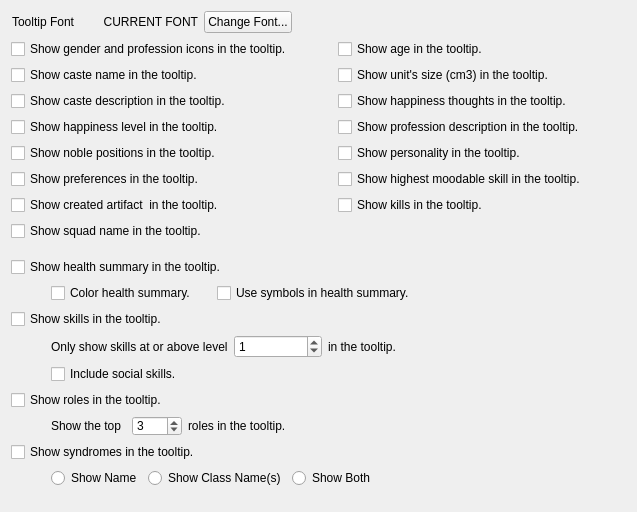
     <widget class="QWidget" name="tabTooltip">
      <attribute name="icon">
       <iconset resource="../resources.qrc">
        <normaloff>:/img/balloon-box.png</normaloff>:/img/balloon-box.png</iconset>
      </attribute>
      <attribute name="title">
       <string>Tooltip</string>
      </attribute>
      <layout class="QVBoxLayout" name="verticalLayout_4">
       <item>
        <layout class="QGridLayout" name="gridLayout">
         <item row="4" column="2">
          <widget class="QCheckBox" name="chk_show_prof">
           <property name="statusTip">
            <string>When checked, shows a description of the dwarf's profession.</string>
           </property>
           <property name="whatsThis">
            <string>When checked, shows a description of the dwarf's profession.</string>
           </property>
           <property name="text">
            <string>Show profession description in the tooltip.</string>
           </property>
          </widget>
         </item>
         <item row="5" column="2">
          <widget class="QCheckBox" name="chk_show_traits">
           <property name="statusTip">
            <string>When checked shows the personality traits, goals and personal beliefs.</string>
           </property>
           <property name="whatsThis">
            <string>When checked shows the personality traits, goals and personal beliefs.</string>
           </property>
           <property name="text">
            <string>Show personality in the tooltip.</string>
           </property>
          </widget>
         </item>
         <item row="6" column="2">
          <widget class="QCheckBox" name="chk_show_highest_mood">
           <property name="statusTip">
            <string>When checked, shows the highest moodable skill in the tooltip.</string>
           </property>
           <property name="text">
            <string>Show highest moodable skill in the tooltip.</string>
           </property>
          </widget>
         </item>
         <item row="1" column="0">
          <widget class="QCheckBox" name="chk_show_icons">
           <property name="statusTip">
            <string>When checked shows icons to either side of the name indication gender and profession.</string>
           </property>
           <property name="whatsThis">
            <string>When checked shows icons to either side of the name indication gender and profession.</string>
           </property>
           <property name="text">
            <string>Show gender and profession icons in the tooltip.</string>
           </property>
          </widget>
         </item>
         <item row="2" column="2">
          <widget class="QCheckBox" name="chk_show_unit_size">
           <property name="statusTip">
            <string>When checked, shows the unit's size (in cm3) in the tooltip. This is particularly useful for military. &lt;b&gt;This is always enabled for animals.&lt;/b&gt;</string>
           </property>
           <property name="text">
            <string>Show unit's size (cm3) in the tooltip.</string>
           </property>
          </widget>
         </item>
         <item row="1" column="2">
          <widget class="QCheckBox" name="chk_show_age">
           <property name="statusTip">
            <string>When checked, shows the unit's age in the tooltip. &lt;b&gt;This is always enabled for animals.&lt;/b&gt;</string>
           </property>
           <property name="text">
            <string>Show age in the tooltip.</string>
           </property>
          </widget>
         </item>
         <item row="2" column="0">
          <widget class="QCheckBox" name="chk_show_caste">
           <property name="statusTip">
            <string>When checked shows the name of the caste. Especially useful with mods.</string>
           </property>
           <property name="whatsThis">
            <string>When checked shows the name of the caste. Especially useful with mods.</string>
           </property>
           <property name="text">
            <string>Show caste name in the tooltip.</string>
           </property>
          </widget>
         </item>
         <item row="3" column="2">
          <widget class="QCheckBox" name="chk_show_thoughts">
           <property name="toolTip">
            <string>When checked shows the recent thoughts which affect overall happiness.</string>
           </property>
           <property name="statusTip">
            <string>When checked shows the recent thoughts which affect overall happiness.</string>
           </property>
           <property name="text">
            <string>Show happiness thoughts in the tooltip.</string>
           </property>
          </widget>
         </item>
         <item row="8" column="0">
          <widget class="QCheckBox" name="chk_show_squad">
           <property name="statusTip">
            <string>When checked, shows the squad name in the tooltip.</string>
           </property>
           <property name="text">
            <string>Show squad name in the tooltip.</string>
           </property>
          </widget>
         </item>
         <item row="6" column="0">
          <widget class="QCheckBox" name="chk_show_prefs">
           <property name="statusTip">
            <string>When checked shows a list of likes and dislikes.</string>
           </property>
           <property name="whatsThis">
            <string>When checked shows a list of likes and dislikes.</string>
           </property>
           <property name="text">
            <string>Show preferences in the tooltip.</string>
           </property>
          </widget>
         </item>
         <item row="5" column="0">
          <widget class="QCheckBox" name="chk_show_noble">
           <property name="statusTip">
            <string>When checked lists all noble positions held.</string>
           </property>
           <property name="whatsThis">
            <string>When checked lists all noble positions held.</string>
           </property>
           <property name="text">
            <string>Show noble positions in the tooltip.</string>
           </property>
          </widget>
         </item>
         <item row="7" column="2">
          <widget class="QCheckBox" name="chk_show_kills">
           <property name="toolTip">
            <string/>
           </property>
           <property name="statusTip">
            <string>When checked, shows the notable and other kills in the toolip.</string>
           </property>
           <property name="whatsThis">
            <string/>
           </property>
           <property name="text">
            <string>Show kills in the tooltip.</string>
           </property>
          </widget>
         </item>
         <item row="4" column="0">
          <widget class="QCheckBox" name="chk_show_happiness">
           <property name="statusTip">
            <string>When checked shows the happiness description and raw level.</string>
           </property>
           <property name="whatsThis">
            <string>When checked shows the happiness description and raw level.</string>
           </property>
           <property name="text">
            <string>Show happiness level in the tooltip.</string>
           </property>
          </widget>
         </item>
         <item row="7" column="0">
          <widget class="QCheckBox" name="chk_show_artifact">
           <property name="statusTip">
            <string>When checked, shows the translated name of the created artifact.</string>
           </property>
           <property name="text">
            <string>Show created artifact  in the tooltip.</string>
           </property>
          </widget>
         </item>
         <item row="3" column="0">
          <widget class="QCheckBox" name="chk_show_caste_desc">
           <property name="toolTip">
            <string>When checked shows the caste's description. Especially useful with mods.</string>
           </property>
           <property name="statusTip">
            <string>When checked shows the caste's description. Especially useful with mods.</string>
           </property>
           <property name="text">
            <string>Show caste description in the tooltip.</string>
           </property>
          </widget>
         </item>
         <item row="0" column="0">
          <layout class="QHBoxLayout" name="horizontalLayout_11">
           <item>
            <widget class="QLabel" name="lbl_tooltip_font">
             <property name="toolTip">
              <string>Font for all tooltips.</string>
             </property>
             <property name="statusTip">
              <string>Font for all tooltips.</string>
             </property>
             <property name="whatsThis">
              <string>Font for all tooltips.</string>
             </property>
             <property name="text">
              <string>Tooltip Font</string>
             </property>
             <property name="alignment">
              <set>Qt::AlignRight|Qt::AlignTrailing|Qt::AlignVCenter</set>
             </property>
            </widget>
           </item>
           <item>
            <widget class="QLabel" name="lbl_current_tooltip">
             <property name="sizePolicy">
              <sizepolicy hsizetype="MinimumExpanding" vsizetype="Preferred">
               <horstretch>0</horstretch>
               <verstretch>0</verstretch>
              </sizepolicy>
             </property>
             <property name="toolTip">
              <string>Font for all tooltips.</string>
             </property>
             <property name="statusTip">
              <string>Font for all tooltips.</string>
             </property>
             <property name="whatsThis">
              <string>Font for all tooltips.</string>
             </property>
             <property name="text">
              <string>CURRENT FONT</string>
             </property>
             <property name="alignment">
              <set>Qt::AlignRight|Qt::AlignTrailing|Qt::AlignVCenter</set>
             </property>
            </widget>
           </item>
           <item>
            <widget class="QPushButton" name="btn_change_tooltip_font">
             <property name="toolTip">
              <string>Font for all tooltips.</string>
             </property>
             <property name="statusTip">
              <string>Font for all tooltips.</string>
             </property>
             <property name="whatsThis">
              <string>Font for all tooltips.</string>
             </property>
             <property name="text">
              <string>Change Font...</string>
             </property>
            </widget>
           </item>
          </layout>
         </item>
         <item row="1" column="3">
          <spacer name="horizontalSpacer_10">
           <property name="orientation">
            <enum>Qt::Horizontal</enum>
           </property>
           <property name="sizeHint" stdset="0">
            <size>
             <width>40</width>
             <height>20</height>
            </size>
           </property>
          </spacer>
         </item>
         <item row="1" column="1">
          <spacer name="horizontalSpacer_11">
           <property name="orientation">
            <enum>Qt::Horizontal</enum>
           </property>
           <property name="sizeHint" stdset="0">
            <size>
             <width>40</width>
             <height>20</height>
            </size>
           </property>
          </spacer>
         </item>
        </layout>
       </item>
       <item>
        <spacer name="verticalSpacer_4">
         <property name="orientation">
          <enum>Qt::Vertical</enum>
         </property>
         <property name="sizeType">
          <enum>QSizePolicy::Fixed</enum>
         </property>
         <property name="sizeHint" stdset="0">
          <size>
           <width>20</width>
           <height>10</height>
          </size>
         </property>
        </spacer>
       </item>
       <item>
        <layout class="QGridLayout" name="gridLayout_3">
         <item row="0" column="0">
          <widget class="QCheckBox" name="chk_show_health">
           <property name="statusTip">
            <string>When checked, shows a brief summary of health issues in the tooltip.</string>
           </property>
           <property name="text">
            <string>Show health summary in the tooltip.</string>
           </property>
          </widget>
         </item>
         <item row="2" column="0">
          <widget class="QCheckBox" name="chk_show_skills">
           <property name="statusTip">
            <string>When checked shows a list of skills, limited by the option below.</string>
           </property>
           <property name="whatsThis">
            <string>When checked shows a list of skills, limited by the option below.</string>
           </property>
           <property name="text">
            <string>Show skills in the tooltip.</string>
           </property>
          </widget>
         </item>
         <item row="5" column="0">
          <widget class="QCheckBox" name="chk_show_roles">
           <property name="statusTip">
            <string extracomment="When checked shows a list of roles and their respective ratings.">When checked shows a list of roles and their respective ratings.</string>
           </property>
           <property name="text">
            <string>Show roles in the tooltip.</string>
           </property>
          </widget>
         </item>
         <item row="7" column="0">
          <widget class="QCheckBox" name="chk_show_buffs">
           <property name="toolTip">
            <string>When checked, shows the names of beneficial and negative syndromes in the tooltip.</string>
           </property>
           <property name="statusTip">
            <string>When checked, shows the names of beneficial and negative syndromes in the tooltip.</string>
           </property>
           <property name="text">
            <string>Show syndromes in the tooltip.</string>
           </property>
          </widget>
         </item>
         <item row="1" column="1">
          <spacer name="horizontalSpacer_2">
           <property name="orientation">
            <enum>Qt::Horizontal</enum>
           </property>
           <property name="sizeHint" stdset="0">
            <size>
             <width>40</width>
             <height>20</height>
            </size>
           </property>
          </spacer>
         </item>
         <item row="1" column="0">
          <layout class="QHBoxLayout" name="horizontalLayout_20">
           <item>
            <spacer name="horizontalSpacer_3">
             <property name="orientation">
              <enum>Qt::Horizontal</enum>
             </property>
             <property name="sizeType">
              <enum>QSizePolicy::Fixed</enum>
             </property>
             <property name="sizeHint" stdset="0">
              <size>
               <width>40</width>
               <height>20</height>
              </size>
             </property>
            </spacer>
           </item>
           <item>
            <widget class="QCheckBox" name="chk_health_colors">
             <property name="statusTip">
              <string>When checked, the health summary in the tooltip will be colored.</string>
             </property>
             <property name="text">
              <string>Color health summary.</string>
             </property>
            </widget>
           </item>
           <item>
            <widget class="QCheckBox" name="chk_health_symbols">
             <property name="statusTip">
              <string>When checked, the health summary will be displayed in symbols, rather than a descriptive name. ie. A+ instead of Artery Torn.</string>
             </property>
             <property name="text">
              <string>Use symbols in health summary.</string>
             </property>
            </widget>
           </item>
          </layout>
         </item>
         <item row="3" column="0">
          <layout class="QHBoxLayout" name="horizontalLayout_16">
           <item>
            <spacer name="horizontalSpacer_5">
             <property name="orientation">
              <enum>Qt::Horizontal</enum>
             </property>
             <property name="sizeType">
              <enum>QSizePolicy::Fixed</enum>
             </property>
             <property name="sizeHint" stdset="0">
              <size>
               <width>40</width>
               <height>20</height>
              </size>
             </property>
            </spacer>
           </item>
           <item>
            <widget class="QLabel" name="lbl_max_tooltip_skills">
             <property name="statusTip">
              <string>Only show skills of this level or higher in the tooltip.</string>
             </property>
             <property name="whatsThis">
              <string>Only show skills of this level or higher in the tooltip.</string>
             </property>
             <property name="text">
              <string>Only show skills at or above level</string>
             </property>
            </widget>
           </item>
           <item>
            <widget class="QSpinBox" name="sb_min_skill_level">
             <property name="statusTip">
              <string extracomment="Only show skills of this level or higher in the tooltip.">Only show skills of this level or higher in the tooltip.</string>
             </property>
             <property name="minimum">
              <number>0</number>
             </property>
             <property name="maximum">
              <number>20</number>
             </property>
             <property name="value">
              <number>1</number>
             </property>
            </widget>
           </item>
           <item>
            <widget class="QLabel" name="lbl_max_tooltip_skills2">
             <property name="text">
              <string>in the tooltip.</string>
             </property>
            </widget>
           </item>
          </layout>
         </item>
         <item row="8" column="0">
          <layout class="QHBoxLayout" name="horizontalLayout_21">
           <item>
            <spacer name="horizontalSpacer_8">
             <property name="orientation">
              <enum>Qt::Horizontal</enum>
             </property>
             <property name="sizeType">
              <enum>QSizePolicy::Fixed</enum>
             </property>
             <property name="sizeHint" stdset="0">
              <size>
               <width>40</width>
               <height>20</height>
              </size>
             </property>
            </spacer>
           </item>
           <item>
            <widget class="QRadioButton" name="rad_syn_names">
             <property name="statusTip">
              <string>Show only the syndrome names. If a syndrome doesn't have a name, the class name will be used instead.</string>
             </property>
             <property name="text">
              <string>Show Name</string>
             </property>
            </widget>
           </item>
           <item>
            <widget class="QRadioButton" name="rad_syn_classes">
             <property name="statusTip">
              <string>Show the syndrome's class name(s). This is particularly useful with mods that don't have uniquely named syndromes.</string>
             </property>
             <property name="text">
              <string>Show Class Name(s)</string>
             </property>
            </widget>
           </item>
           <item>
            <widget class="QRadioButton" name="rad_syn_both">
             <property name="statusTip">
              <string>Show both the syndrome name, and any class names.</string>
             </property>
             <property name="text">
              <string>Show Both</string>
             </property>
            </widget>
           </item>
           <item>
            <spacer name="horizontalSpacer_23">
             <property name="orientation">
              <enum>Qt::Horizontal</enum>
             </property>
             <property name="sizeHint" stdset="0">
              <size>
               <width>40</width>
               <height>20</height>
              </size>
             </property>
            </spacer>
           </item>
          </layout>
         </item>
         <item row="6" column="0">
          <layout class="QHBoxLayout" name="horizontalLayout_10">
           <item>
            <spacer name="horizontalSpacer_7">
             <property name="orientation">
              <enum>Qt::Horizontal</enum>
             </property>
             <property name="sizeType">
              <enum>QSizePolicy::Fixed</enum>
             </property>
             <property name="sizeHint" stdset="0">
              <size>
               <width>40</width>
               <height>20</height>
              </size>
             </property>
            </spacer>
           </item>
           <item>
            <widget class="QLabel" name="lbl_tooltip_top_roles">
             <property name="maximumSize">
              <size>
               <width>75</width>
               <height>20</height>
              </size>
             </property>
             <property name="text">
              <string>Show the top</string>
             </property>
            </widget>
           </item>
           <item>
            <widget class="QSpinBox" name="sb_roles_tooltip">
             <property name="maximumSize">
              <size>
               <width>50</width>
               <height>20</height>
              </size>
             </property>
             <property name="statusTip">
              <string extracomment="Sets the maximum amount of roles to list in the tooltip, sorted by rating.">Sets the maximum amount of roles to list in the tooltip, sorted by rating.</string>
             </property>
             <property name="minimum">
              <number>1</number>
             </property>
             <property name="maximum">
              <number>10</number>
             </property>
             <property name="value">
              <number>3</number>
             </property>
            </widget>
           </item>
           <item>
            <widget class="QLabel" name="lbl_tooltip_roles">
             <property name="maximumSize">
              <size>
               <width>16777215</width>
               <height>16777215</height>
              </size>
             </property>
             <property name="text">
              <string>roles in the tooltip.</string>
             </property>
            </widget>
           </item>
           <item>
            <widget class="QLabel" name="lbl_tooltip_roles_max">
             <property name="maximumSize">
              <size>
               <width>16777215</width>
               <height>16777215</height>
              </size>
             </property>
             <property name="text">
              <string/>
             </property>
            </widget>
           </item>
          </layout>
         </item>
         <item row="4" column="0">
          <layout class="QHBoxLayout" name="horizontalLayout_4">
           <item>
            <spacer name="horizontalSpacer_6">
             <property name="orientation">
              <enum>Qt::Horizontal</enum>
             </property>
             <property name="sizeType">
              <enum>QSizePolicy::Fixed</enum>
             </property>
             <property name="sizeHint" stdset="0">
              <size>
               <width>40</width>
               <height>20</height>
              </size>
             </property>
            </spacer>
           </item>
           <item>
            <widget class="QCheckBox" name="chk_show_social_skills">
             <property name="statusTip">
              <string>When checked, includes conversational skills ( ?? ) in the tooltip's skill list.</string>
             </property>
             <property name="text">
              <string>Include social skills.</string>
             </property>
            </widget>
           </item>
          </layout>
         </item>
        </layout>
       </item>
       <item>
        <spacer name="verticalSpacer">
         <property name="orientation">
          <enum>Qt::Vertical</enum>
         </property>
         <property name="sizeType">
          <enum>QSizePolicy::Fixed</enum>
         </property>
         <property name="sizeHint" stdset="0">
          <size>
           <width>20</width>
           <height>13</height>
          </size>
         </property>
        </spacer>
       </item>
      </layout>
     </widget>
